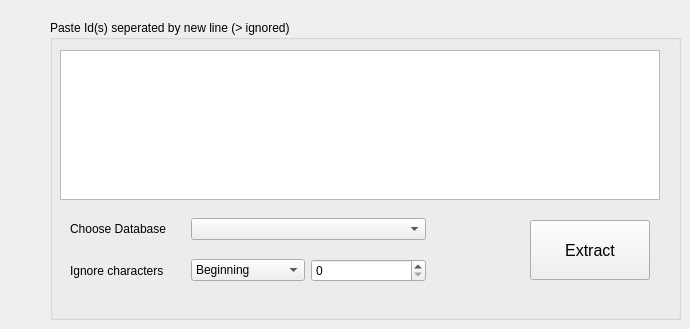
          <widget class="QWidget" name="tab_3">
           <attribute name="icon">
            <iconset resource="blaster.qrc">
             <normaloff>:/Icons/to_copy/images/05.png</normaloff>:/Icons/to_copy/images/05.png</iconset>
           </attribute>
           <attribute name="title">
            <string/>
           </attribute>
           <widget class="QGroupBox" name="groupBox_4">
            <property name="enabled">
             <bool>true</bool>
            </property>
            <property name="geometry">
             <rect>
              <x>50</x>
              <y>20</y>
              <width>631</width>
              <height>300</height>
             </rect>
            </property>
            <property name="minimumSize">
             <size>
              <width>200</width>
              <height>300</height>
             </size>
            </property>
            <property name="autoFillBackground">
             <bool>false</bool>
            </property>
            <property name="title">
             <string>Paste Id(s) seperated by new line (&gt; ignored)</string>
            </property>
            <property name="flat">
             <bool>false</bool>
            </property>
            <widget class="QPlainTextEdit" name="plainTextEdit_4">
             <property name="geometry">
              <rect>
               <x>10</x>
               <y>30</y>
               <width>600</width>
               <height>150</height>
              </rect>
             </property>
             <property name="inputMethodHints">
              <set>Qt::ImhNone</set>
             </property>
            </widget>
            <widget class="QPushButton" name="pushButton_5">
             <property name="geometry">
              <rect>
               <x>480</x>
               <y>200</y>
               <width>120</width>
               <height>60</height>
              </rect>
             </property>
             <property name="minimumSize">
              <size>
               <width>120</width>
               <height>60</height>
              </size>
             </property>
             <property name="maximumSize">
              <size>
               <width>120</width>
               <height>60</height>
              </size>
             </property>
             <property name="font">
              <font>
               <pointsize>12</pointsize>
              </font>
             </property>
             <property name="text">
              <string>Extract</string>
             </property>
            </widget>
           </widget>
           <widget class="QWidget" name="layoutWidget_7">
            <property name="geometry">
             <rect>
              <x>60</x>
              <y>200</y>
              <width>371</width>
              <height>101</height>
             </rect>
            </property>
            <layout class="QGridLayout" name="gridLayout_9">
             <property name="leftMargin">
              <number>10</number>
             </property>
             <property name="topMargin">
              <number>5</number>
             </property>
             <property name="rightMargin">
              <number>5</number>
             </property>
             <property name="bottomMargin">
              <number>5</number>
             </property>
             <item row="2" column="3">
              <widget class="QSpinBox" name="spinBox">
               <property name="enabled">
                <bool>true</bool>
               </property>
               <property name="minimumSize">
                <size>
                 <width>70</width>
                 <height>0</height>
                </size>
               </property>
              </widget>
             </item>
             <item row="2" column="2">
              <widget class="QComboBox" name="comboBox_2">
               <property name="enabled">
                <bool>true</bool>
               </property>
               <property name="minimumSize">
                <size>
                 <width>100</width>
                 <height>0</height>
                </size>
               </property>
               <item>
                <property name="text">
                 <string>Beginning</string>
                </property>
               </item>
               <item>
                <property name="text">
                 <string>End</string>
                </property>
               </item>
              </widget>
             </item>
             <item row="2" column="0">
              <widget class="QLabel" name="label_21">
               <property name="enabled">
                <bool>true</bool>
               </property>
               <property name="text">
                <string>Ignore characters</string>
               </property>
              </widget>
             </item>
             <item row="1" column="0">
              <widget class="QLabel" name="label_20">
               <property name="text">
                <string>Choose Database</string>
               </property>
              </widget>
             </item>
             <item row="1" column="2" colspan="2">
              <widget class="QComboBox" name="comboBox_14">
               <property name="maximumSize">
                <size>
                 <width>300</width>
                 <height>16777215</height>
                </size>
               </property>
              </widget>
             </item>
            </layout>
           </widget>
          </widget>
